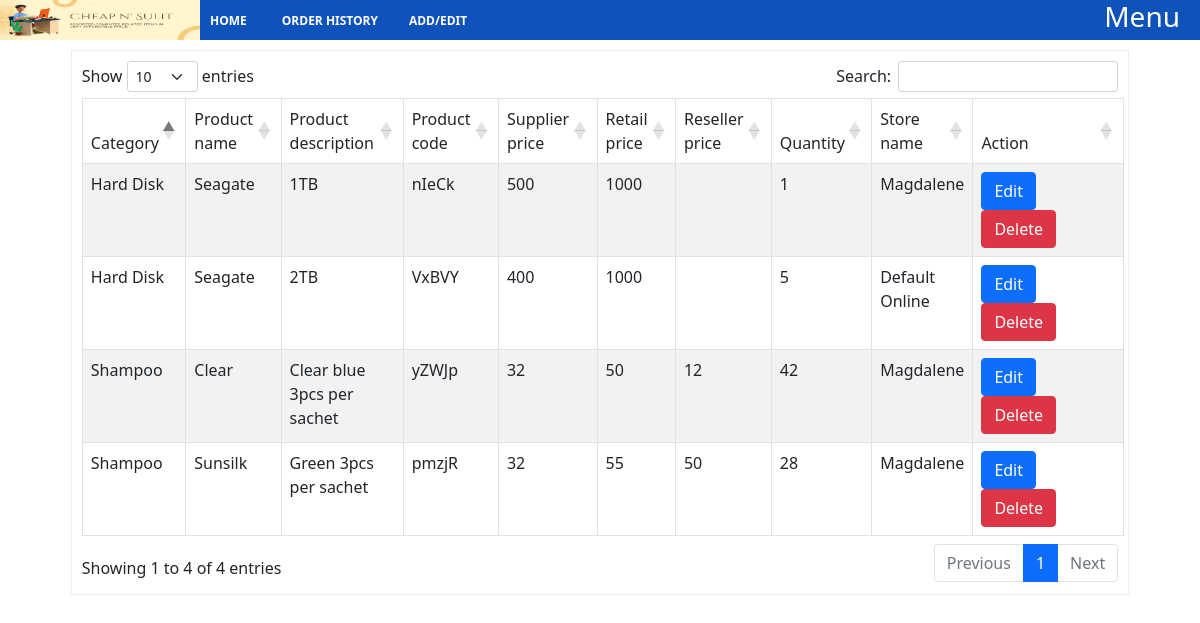
/editProducts.php, run on the app's committed database.
### tables this page shows
CREATE TABLE `products_name` (
  `id` int(20) NOT NULL,
  `category` varchar(150) NOT NULL,
  `product_name` varchar(150) NOT NULL,
  `product_description` varchar(150) NOT NULL,
  `product_code` varchar(150) NOT NULL
);

CREATE TABLE `products_price` (
  `id` varchar(20) NOT NULL,
  `price` varchar(20) NOT NULL,
  `reseller_price` varchar(50) NOT NULL,
  `quantity` varchar(20) NOT NULL,
  `supplier_price` varchar(50) NOT NULL,
  `store_code` varchar(20) NOT NULL,
  `added_at` datetime NOT NULL DEFAULT current_timestamp()
);

CREATE TABLE `supplier` (
  `store_code` varchar(50) NOT NULL,
  `supplier_name` varchar(150) NOT NULL,
  `supplier_address` text NOT NULL,
  `contact_no` varchar(50) NOT NULL,
  `secondary_no` varchar(50) NOT NULL,
  `contact_person` varchar(150) NOT NULL,
  `products` text NOT NULL,
  `added_at` datetime NOT NULL DEFAULT current_timestamp()
);

### includes/autoLoadClassesMain.inc.php (called while the page is built, shortened)
<?php
function autoLoadClasses($classname)
{
    $path = './classes/';
    $extension = '.class.php';
    $filename = $path . strtolower($classname) . $extension;
}

### classes/dbh.class.php (called while the page is built)
<?php
class Dbh
{
    private $host = "localhost";
    private $username = "root";
    private $password = "123456";
    private $dbname = "inventory_system";
    protected function  connect()
    {
        $dsn = 'mysql:host=' . $this->host . ';dbname=' . $this->dbname;
        $pdo = new PDO($dsn, $this->username, $this->password);
        $pdo->setAttribute(PDO::ATTR_DEFAULT_FETCH_MODE, PDO::FETCH_ASSOC);
        return $pdo;
    }
}

### classes/model.class.php (called while the page is built, shortened)
<?php
class Model extends Dbh
{
    protected function displayEditProducts(){
        $sql = "SELECT category,product_name,product_description,product_code,pp.store_code,pp.price,pp.reseller_price,pp.supplier_price,pp.quantity,s.supplier_name
         FROM products_name po
         JOIN products_price pp
            ON po.product_code = pp.id
        JOIN supplier s
            ON pp.store_code = s.store_code";
        $stmt = $this->connect()->prepare($sql);
        $stmt->execute();
        $results = $stmt->fetchAll();
        return $results;
    }
}

### classes/productsView.class.php (called while the page is built, shortened)
<?php
class productsView extends Model
{
    public function getProductsToEdit(){
        return $this->displayEditProducts();
    }
}

### editProducts.php (the view, shortened to what this page needs)
<?php
include_once("./includes/autoLoadClassesMain.inc.php");
$productsView = new ProductsView();
?>
<!DOCTYPE html>
<html lang="en">
<head>
    <link rel="stylesheet" type="text/css" href="https://cdnjs.cloudflare.com/ajax/libs/twitter-bootstrap/5.1.3/css/bootstrap.min.css" />
    <link rel="stylesheet" type="text/css" href="https://cdn.datatables.net/1.12.1/css/dataTables.bootstrap5.min.css" />
    <link rel="stylesheet" href="./css/header.css" class="rel">
    <link rel="stylesheet" href="./css/editProducts.css" class="rel">
</head>
<body>
    <?php include_once("./header.php") ?>
<div class="container">
    <div class="container-table">
        <table class="table active table-bordered table-striped table-hover" id="data-table">
            <thead>
                <tr>
                    <td>Category</td>
                    <td>Product name</td>
                    <td>Product description</td>
                    <td>Product code</td>
                    <td>Supplier price</td>
                    <td>Retail price</td>
                    <td>Reseller price</td>
                    <td>Quantity</td>
                    <td>Store name</td>
                    <td>Action</td>
                </tr>
            </thead>
            <tbody>
                <?php foreach($productsView->getProductsToEdit() as $value) :?>
                    <tr>
                        <td><?php echo $value['category']; ?></td>
                        <td><?php echo $value['product_name']; ?></td>
                        <td><?php echo $value['product_description']; ?></td>
                        <td><?php echo $value['product_code']; ?></td>
                        <td><?php echo $value['supplier_price']; ?></td>
                        <td><?php echo $value['price']; ?></td>
                        <td><?php echo $value['reseller_price']; ?></td>
                        <td><?php echo $value['quantity']; ?></td>
                        <td><?php echo $value['supplier_name']; ?></td>
                        <td>
                            <div>
                                <button type="button" class="btn btn-primary" data-bs-toggle="modal" data-bs-target="#exampleModal">Edit</button>
                                <button class="btn btn-danger" id="delete">Delete</button>
                            </div>
                        </td>
                    </tr>
                <?php endforeach;?>
            </tbody>
        </table>
    </div>
</div>
</body>
</html>

### header.php (shortened to what this page needs)
<div class="header-content" id="header-content">
            <div class="header-left">
                <div class="store-name">
                    <img src="./images/Store_name.png" alt="Cheap n' Sulit" height="40px" width="200px">
                </div>
                <div class="header-navigation">
                    <ul>
                        <li><a href="./homePage.php">HOME</a></li>
                        <li><a href="./orderHistory.php">ORDER HISTORY</a></li>
                        <li class="add-edit"><span> ADD/EDIT </span>
                        </li>
                    </ul>
                </div>
            </div>
            <div class="header-right">
                <h3>Menu</h3>
            </div>
        </div>

### css/header.css (style rules this page uses)
.header-content { position: relative; display: flex; justify-content: space-between; background-color: #0F52BA; color: #fff; height: 40px; min-width: 100%; z-index: 5; }
.header-left { display: flex; }
.store-name { width: 200px; text-align: center; }
.header-navigation { display: flex; justify-content: center; align-items: center; font-size: 12px; font-weight: bold; }
.header-navigation ul { display: flex; padding: 0; list-style: none; text-decoration: none; height: 100%; margin-bottom: 0; line-height: 3.5; }
.header-navigation ul a { text-decoration: none; color: #fff; line-height: 3.5; margin-right: 15px; display: block; height: 100%; padding: 0 10px; }
.header-navigation ul span { display: block; height: 100%; width: 70px; text-align: center; }
.add-edit { overflow: hidden; display: flex; flex-direction: column; height: 40px; }
.header-right { display: flex; flex-direction: column; height: 40px; overflow: hidden; margin-right: 20px; transition: all .5s; }

### css/editProducts.css (style rules this page uses)
* { padding: 0; margin: 0; box-sizing: border-box; }
.container { display: flex; min-width:100%; justify-content: center; margin-top: 10px; }
.container-table { width: 90%; border: 1px solid #eee; padding: 10px; }
.container-table table thead tr *:last-child { min-width: 115px; }

### data on the page
products_name: category "Shampoo", product_name "Clear", product_description "Clear blue 3pcs per sachet", product_code "yZWJp", products_price.supplier_price "32", products_price.price "50", products_price.reseller_price "12", products_price.quantity "42", supplier.supplier_name "Magdalene"
products_name: category "Shampoo", product_name "Sunsilk", product_description "Green 3pcs per sachet", product_code "pmzjR", products_price.supplier_price "32", products_price.price "55", products_price.reseller_price "50", products_price.quantity "28", supplier.supplier_name "Magdalene"
products_name: category "Hard Disk", product_name "Seagate", product_description "1TB", product_code "nIeCk", products_price.supplier_price "500", products_price.price "1000", products_price.quantity "1", supplier.supplier_name "Magdalene"
products_name: category "Hard Disk", product_name "Seagate", product_description "2TB", product_code "VxBVY", products_price.supplier_price "400", products_price.price "1000", products_price.quantity "5", supplier.supplier_name "Default Online"
